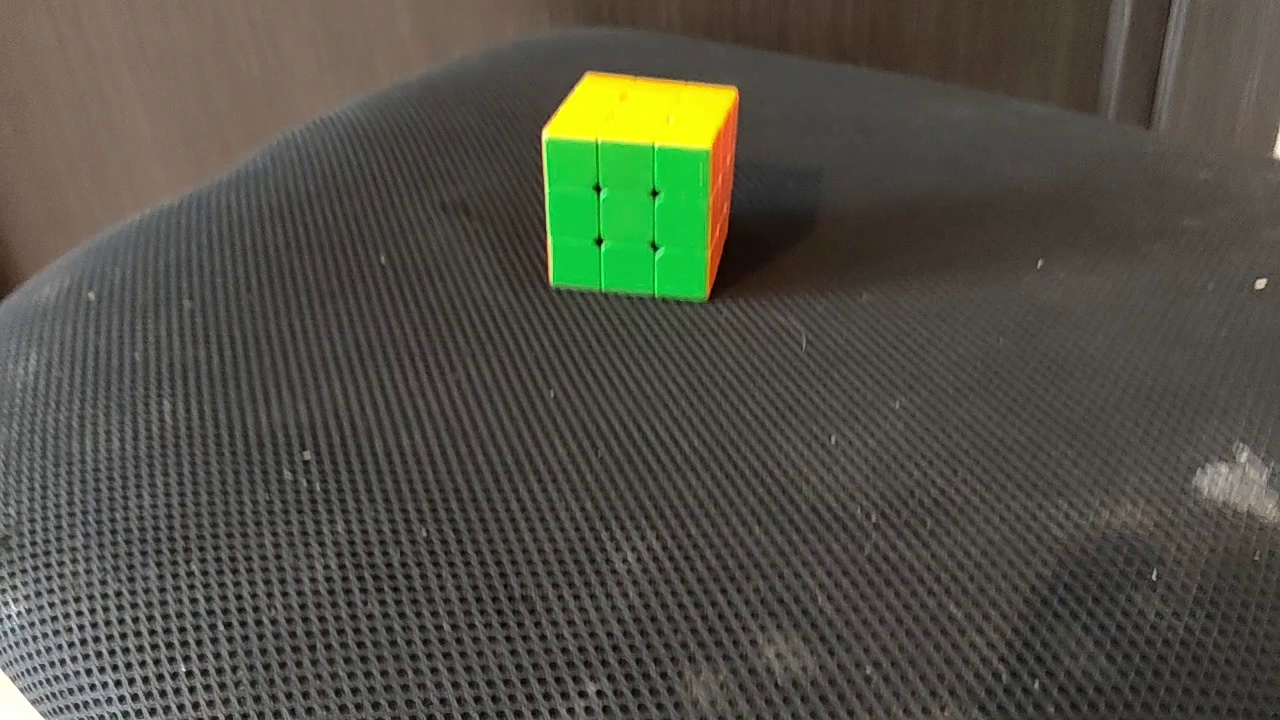
#> input picture src/perception/video/detection/custom_object_training/dataset/image/00000.jpg, 1280 x 720 px, found by its file name; its folder holds only this picture in this run
$ python auto_marking.py
#> lines starting #> are read from the running program, lines starting #| are printed output that depends on the picture; after the words box and inside, x2 and y2 are one past the last pixel; in counts of white or black regions, pixels touching at a corner belong together
import cv2
import os
import numpy as np

input_folder = 'dataset/image'
output_folder = 'dataset/ready/train'
output_images_folder = os.path.join(output_folder, 'images')
output_labels_folder = os.path.join(output_folder, 'labels')

os.makedirs(output_images_folder, exist_ok=True)
os.makedirs(output_labels_folder, exist_ok=True)

lower_hsv = np.array([0, 150, 75])
upper_hsv = np.array([180, 255, 255])

def find_mask(image, lower_hsv, upper_hsv):
    hsv_image = cv2.cvtColor(image, cv2.COLOR_BGR2HSV)
    mask = cv2.inRange(hsv_image, lower_hsv, upper_hsv)
    return mask

def find_bounding_rect(mask):
    contours, _ = cv2.findContours(mask, cv2.RETR_EXTERNAL, cv2.CHAIN_APPROX_SIMPLE)
    if contours:
        contour = max(contours, key=cv2.contourArea)
        x, y, w, h = cv2.boundingRect(contour)
        return x, y, x + w, y + h
    else:
        return None

def normalize_coordinates(x1, y1, x2, y2, img_width, img_height):
    x_center = (x1 + x2) / 2 / img_width
    y_center = (y1 + y2) / 2 / img_height
    width = abs(x2 - x1) / img_width
    height = abs(y2 - y1) / img_height
    return x_center, y_center, width, height

for filename in os.listdir(input_folder):
    if filename.endswith(('.jpg', '.jpeg', '.png')):
        image_path = os.path.join(input_folder, filename)
        image = cv2.imread(image_path)
#> image is the input picture: shape (720, 1280, 3); mean B, G, R 68, 80.1, 80.2
        resized_image = cv2.resize(image, (640,640))
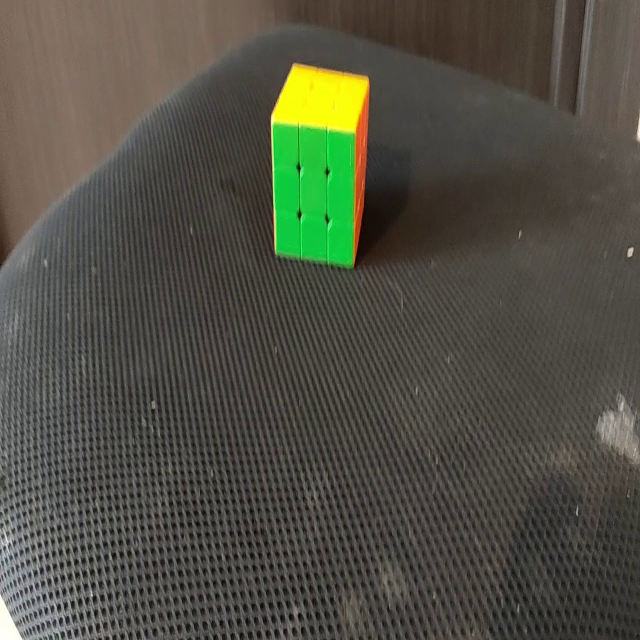
#> resized_image: shape (640, 640, 3); mean B, G, R 67.9, 80, 80.1
        mask = find_mask(resized_image, lower_hsv, upper_hsv)
#> in find_mask, `hsv_image = cv2.cvtColor(image, cv2.COLOR_BGR2HSV)`: hsv_image: shape (640, 640, 3); mean H, S, V 25.3, 42.6, 84.9
#> in find_mask, `mask = cv2.inRange(hsv_image, lower_hsv, upper_hsv)`:
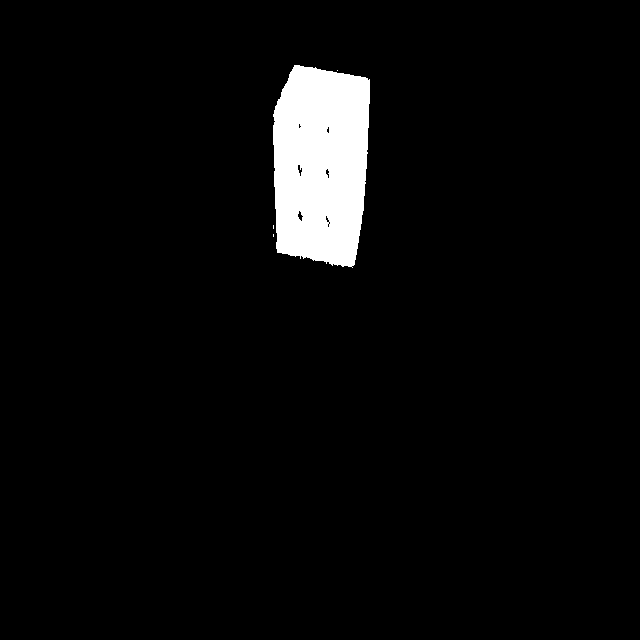
#> mask: shape (640, 640); 4.1% white; 4 white regions (3 under 20 px)
        bounding_rect = find_bounding_rect(mask)
#> in find_bounding_rect, `contours, _ = cv2.findContours(mask, cv2.RETR_EXTERNAL, cv2.CHAIN_APPR..`: contours = 4 contours, 3 with area under 20; largest, box (x1, y1, x2, y2) and area: (273, 65, 370, 268) 16570
#> in find_bounding_rect, `contour = max(contours, key=cv2.contourArea)`: contour = contour of 182 points, box (x1, y1, x2, y2) (273, 65, 370, 268), area 16570
#> in find_bounding_rect, `x, y, w, h = cv2.boundingRect(contour)`: x = 273; y = 65; w = 97; h = 203
#> bounding_rect = (273, 65, 370, 268)

        if bounding_rect is not None:
            x1, y1, x2, y2 = bounding_rect
#> x1 = 273; y1 = 65; x2 = 370; y2 = 268
            x_center, y_center, width, height = normalize_coordinates(x1, y1, x2, y2, 640, 640)
#> in normalize_coordinates, `x_center = (x1 + x2) / 2 / img_width`: x_center = 0.502
#> in normalize_coordinates, `y_center = (y1 + y2) / 2 / img_height`: y_center = 0.26
#> in normalize_coordinates, `width = abs(x2 - x1) / img_width`: width = 0.152
#> in normalize_coordinates, `height = abs(y2 - y1) / img_height`: height = 0.317
#> x_center = 0.502; y_center = 0.26; width = 0.152; height = 0.317

            # Сохранение изображения
            output_image_path = os.path.join(output_images_folder, filename)
            cv2.imwrite(output_image_path, resized_image)

            # Сохранение
            label_filename = os.path.splitext(filename)[0] + '.txt'
            label_file_path = os.path.join(output_labels_folder, label_filename)
            with open(label_file_path, 'w') as f:
                f.write(f"0 {x_center} {y_center} {width} {height}\n")

            print(f"Processed and saved {filename}")

print("Подготовка датасета завершена.")
